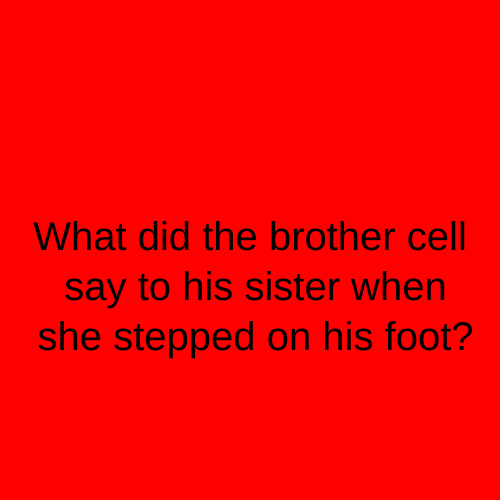
Frame 1 (no input)
Frame 60 (no input): identical to frame 1, image omitted
Frame 120 (the mouse pressed at the canvas centre since frame 60): identical to frame 1, image omitted

The p5.js sketch that drew this single still picture (run headless with seeded random() and noise() and a simulated clock; from frame 60 on, the mouse is pressed at the canvas centre):

// p5.js sketch
// ── sketch.js
let state = 0 ;
function setup() {
  createCanvas(500, 500);
  textAlign (CENTER);
  textSize(40);
}

function draw() {
  switch (state) {
    case 0:
      background ('red');
      text("What did the brother cell\n say to his sister when\n she stepped on his foot?",
       width/2, height/2);
      break;

      case 1:
      background ('green');
      text("My-toe-sis!",
       width/2, height/2);
      break;

  }
}
function mouseReleased (){
  state++;
  if (state >1 ){
    state = 0;
  }
}
